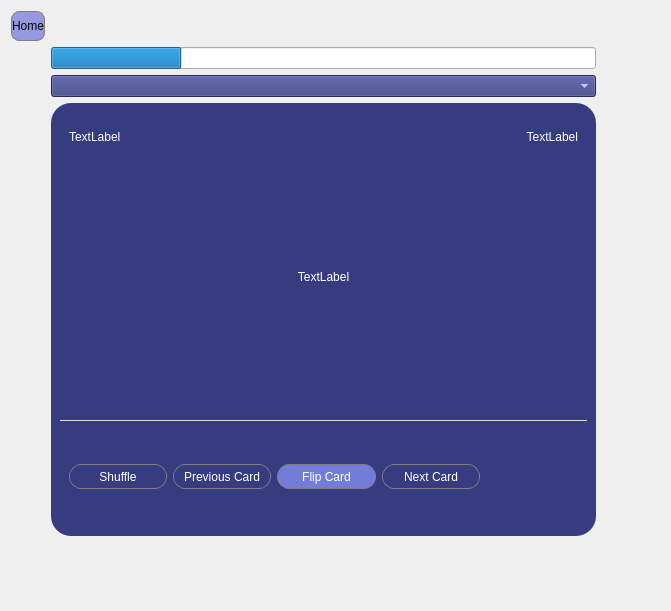
<?xml version="1.0" encoding="UTF-8"?>
<ui version="4.0">
 <class>FlashCardStudy</class>
 <widget class="QWidget" name="FlashCardStudy">
  <property name="geometry">
   <rect>
    <x>0</x>
    <y>0</y>
    <width>671</width>
    <height>611</height>
   </rect>
  </property>
  <property name="sizePolicy">
   <sizepolicy hsizetype="Expanding" vsizetype="Expanding">
    <horstretch>0</horstretch>
    <verstretch>0</verstretch>
   </sizepolicy>
  </property>
  <property name="minimumSize">
   <size>
    <width>671</width>
    <height>563</height>
   </size>
  </property>
  <property name="maximumSize">
   <size>
    <width>1395</width>
    <height>723</height>
   </size>
  </property>
  <property name="windowTitle">
   <string>Form</string>
  </property>
  <property name="styleSheet">
   <string notr="true">background-color: qlineargradient(
    x1: 0, y1: 1,   /* Start at bottom */
    x2: 0, y2: 0,   /* End at top */
    stop: 0 #454545,
    stop: 1 #100328
);k
border: 1px black;</string>
  </property>
  <layout class="QGridLayout" name="gridLayout">
   <property name="rightMargin">
    <number>75</number>
   </property>
   <property name="bottomMargin">
    <number>75</number>
   </property>
   <item row="1" column="2">
    <widget class="QProgressBar" name="progressBar">
     <property name="styleSheet">
      <string notr="true">QProgressBar{color: white;}</string>
     </property>
     <property name="value">
      <number>24</number>
     </property>
    </widget>
   </item>
   <item row="4" column="2">
    <widget class="QWidget" name="widget" native="true">
     <property name="sizePolicy">
      <sizepolicy hsizetype="Expanding" vsizetype="Expanding">
       <horstretch>0</horstretch>
       <verstretch>0</verstretch>
      </sizepolicy>
     </property>
     <property name="maximumSize">
      <size>
       <width>1250</width>
       <height>1500</height>
      </size>
     </property>
     <property name="styleSheet">
      <string notr="true">QWidget#line {
    background-color: #E1D9D1;
    height: 0.5px;
}

QWidget {
background-color: #373B80;
border-radius: 20px;
}
</string>
     </property>
     <layout class="QVBoxLayout" name="verticalLayout">
      <item>
       <widget class="QFrame" name="frame">
        <property name="sizePolicy">
         <sizepolicy hsizetype="Expanding" vsizetype="Expanding">
          <horstretch>0</horstretch>
          <verstretch>0</verstretch>
         </sizepolicy>
        </property>
        <property name="maximumSize">
         <size>
          <width>16777215</width>
          <height>50</height>
         </size>
        </property>
        <property name="styleSheet">
         <string notr="true">QLineEdit{
    background-color: #E1D9D1;
    height: 0.5px;
}

QWidget {
background-color: #373B80;
border-radius: 20px;
}
 QTextEdit {
    color: white;} </string>
        </property>
        <property name="frameShape">
         <enum>QFrame::Shape::StyledPanel</enum>
        </property>
        <property name="frameShadow">
         <enum>QFrame::Shadow::Raised</enum>
        </property>
        <layout class="QHBoxLayout" name="horizontalLayout">
         <item>
          <widget class="QLabel" name="lblSetName">
           <property name="sizePolicy">
            <sizepolicy hsizetype="Expanding" vsizetype="Expanding">
             <horstretch>0</horstretch>
             <verstretch>0</verstretch>
            </sizepolicy>
           </property>
           <property name="maximumSize">
            <size>
             <width>200</width>
             <height>16777215</height>
            </size>
           </property>
           <property name="styleSheet">
            <string notr="true">color: white;</string>
           </property>
           <property name="text">
            <string>TextLabel</string>
           </property>
          </widget>
         </item>
         <item>
          <spacer name="horizontalSpacer">
           <property name="orientation">
            <enum>Qt::Orientation::Horizontal</enum>
           </property>
           <property name="sizeType">
            <enum>QSizePolicy::Policy::Fixed</enum>
           </property>
           <property name="sizeHint" stdset="0">
            <size>
             <width>3000</width>
             <height>20</height>
            </size>
           </property>
          </spacer>
         </item>
         <item>
          <widget class="QLabel" name="lblNumberOfFlashcards">
           <property name="sizePolicy">
            <sizepolicy hsizetype="Expanding" vsizetype="Expanding">
             <horstretch>0</horstretch>
             <verstretch>0</verstretch>
            </sizepolicy>
           </property>
           <property name="maximumSize">
            <size>
             <width>100</width>
             <height>16777215</height>
            </size>
           </property>
           <property name="styleSheet">
            <string notr="true">color: white;</string>
           </property>
           <property name="text">
            <string>TextLabel</string>
           </property>
           <property name="alignment">
            <set>Qt::AlignmentFlag::AlignRight|Qt::AlignmentFlag::AlignTrailing|Qt::AlignmentFlag::AlignVCenter</set>
           </property>
          </widget>
         </item>
        </layout>
       </widget>
      </item>
      <item>
       <spacer name="verticalSpacer_2">
        <property name="orientation">
         <enum>Qt::Orientation::Vertical</enum>
        </property>
        <property name="sizeType">
         <enum>QSizePolicy::Policy::Fixed</enum>
        </property>
        <property name="sizeHint" stdset="0">
         <size>
          <width>20</width>
          <height>1</height>
         </size>
        </property>
       </spacer>
      </item>
      <item>
       <widget class="QWidget" name="widget_2" native="true">
        <property name="sizePolicy">
         <sizepolicy hsizetype="Expanding" vsizetype="Expanding">
          <horstretch>0</horstretch>
          <verstretch>0</verstretch>
         </sizepolicy>
        </property>
        <property name="maximumSize">
         <size>
          <width>16777215</width>
          <height>3000</height>
         </size>
        </property>
        <property name="styleSheet">
         <string notr="true">backround-color:  #E1D9D1;</string>
        </property>
        <layout class="QVBoxLayout" name="verticalLayout_2">
         <item>
          <widget class="QWidget" name="widget_3" native="true">
           <layout class="QVBoxLayout" name="verticalLayout_3">
            <item>
             <widget class="QLabel" name="lblCard">
              <property name="styleSheet">
               <string notr="true">QLabel{color: white}</string>
              </property>
              <property name="text">
               <string>TextLabel</string>
              </property>
              <property name="alignment">
               <set>Qt::AlignmentFlag::AlignCenter</set>
              </property>
             </widget>
            </item>
           </layout>
          </widget>
         </item>
         <item>
          <spacer name="verticalSpacer_3">
           <property name="orientation">
            <enum>Qt::Orientation::Vertical</enum>
           </property>
           <property name="sizeType">
            <enum>QSizePolicy::Policy::Fixed</enum>
           </property>
           <property name="sizeHint" stdset="0">
            <size>
             <width>20</width>
             <height>30</height>
            </size>
           </property>
          </spacer>
         </item>
        </layout>
       </widget>
      </item>
      <item>
       <widget class="Line" name="line">
        <property name="sizePolicy">
         <sizepolicy hsizetype="Expanding" vsizetype="Expanding">
          <horstretch>0</horstretch>
          <verstretch>0</verstretch>
         </sizepolicy>
        </property>
        <property name="maximumSize">
         <size>
          <width>16777215</width>
          <height>1</height>
         </size>
        </property>
        <property name="styleSheet">
         <string notr="true">color: gray;</string>
        </property>
        <property name="lineWidth">
         <number>1</number>
        </property>
        <property name="midLineWidth">
         <number>0</number>
        </property>
        <property name="orientation">
         <enum>Qt::Orientation::Horizontal</enum>
        </property>
       </widget>
      </item>
      <item>
       <widget class="QFrame" name="frame_2">
        <property name="sizePolicy">
         <sizepolicy hsizetype="Expanding" vsizetype="Expanding">
          <horstretch>0</horstretch>
          <verstretch>0</verstretch>
         </sizepolicy>
        </property>
        <property name="maximumSize">
         <size>
          <width>16777215</width>
          <height>100</height>
         </size>
        </property>
        <property name="frameShape">
         <enum>QFrame::Shape::StyledPanel</enum>
        </property>
        <property name="frameShadow">
         <enum>QFrame::Shadow::Raised</enum>
        </property>
        <layout class="QHBoxLayout" name="horizontalLayout_2">
         <item>
          <spacer name="horizontalSpacer_2">
           <property name="orientation">
            <enum>Qt::Orientation::Horizontal</enum>
           </property>
           <property name="sizeType">
            <enum>QSizePolicy::Policy::Fixed</enum>
           </property>
           <property name="sizeHint" stdset="0">
            <size>
             <width>0</width>
             <height>20</height>
            </size>
           </property>
          </spacer>
         </item>
         <item>
          <widget class="QPushButton" name="btnShuffle">
           <property name="sizePolicy">
            <sizepolicy hsizetype="Expanding" vsizetype="Fixed">
             <horstretch>0</horstretch>
             <verstretch>0</verstretch>
            </sizepolicy>
           </property>
           <property name="maximumSize">
            <size>
             <width>3000</width>
             <height>25</height>
            </size>
           </property>
           <property name="styleSheet">
            <string notr="true">QPushButton {
color: white;
border-radius: 12px;
border: 1px solid gray;
}
QPushButton:hover {
    background-color: rgba(255, 255, 255, 30);  /* light white overlay */
    border: 1px solid rgba(255, 255, 255, 120); /* stronger border on hover */
    border-radius: 12px;
}
</string>
           </property>
           <property name="text">
            <string>Shuffle</string>
           </property>
          </widget>
         </item>
         <item>
          <widget class="QPushButton" name="btnPrevious">
           <property name="sizePolicy">
            <sizepolicy hsizetype="Expanding" vsizetype="Expanding">
             <horstretch>0</horstretch>
             <verstretch>0</verstretch>
            </sizepolicy>
           </property>
           <property name="maximumSize">
            <size>
             <width>3000</width>
             <height>25</height>
            </size>
           </property>
           <property name="styleSheet">
            <string notr="true">QPushButton {
color: white;
border-radius: 12px;
border: 1px solid gray;
}
QPushButton:hover {
    background-color: rgba(255, 255, 255, 30);  /* light white overlay */
    border: 1px solid rgba(255, 255, 255, 120); /* stronger border on hover */
    border-radius: 12px;
}
</string>
           </property>
           <property name="text">
            <string>Previous Card</string>
           </property>
          </widget>
         </item>
         <item>
          <widget class="QPushButton" name="btnFlip">
           <property name="sizePolicy">
            <sizepolicy hsizetype="Expanding" vsizetype="Expanding">
             <horstretch>0</horstretch>
             <verstretch>0</verstretch>
            </sizepolicy>
           </property>
           <property name="maximumSize">
            <size>
             <width>16777215</width>
             <height>25</height>
            </size>
           </property>
           <property name="styleSheet">
            <string notr="true">QPushButton {
color: white;
border-radius: 12px;
border: 1px solid gray;
background-color:  #737DD9;
}
QPushButton:hover {
    background-color: rgba(255, 255, 255, 30);  /* light white overlay */
    border: 1px solid rgba(255, 255, 255, 120); /* stronger border on hover */
    border-radius: 12px;
}</string>
           </property>
           <property name="text">
            <string>Flip Card</string>
           </property>
           <property name="icon">
            <iconset resource="../resources.qrc">
             <normaloff>:/icons/images/output-onlinepngtools.png</normaloff>:/icons/images/output-onlinepngtools.png</iconset>
           </property>
          </widget>
         </item>
         <item>
          <widget class="QPushButton" name="btnNext">
           <property name="sizePolicy">
            <sizepolicy hsizetype="Expanding" vsizetype="Expanding">
             <horstretch>0</horstretch>
             <verstretch>0</verstretch>
            </sizepolicy>
           </property>
           <property name="maximumSize">
            <size>
             <width>16777215</width>
             <height>25</height>
            </size>
           </property>
           <property name="styleSheet">
            <string notr="true">QPushButton {
color: white;
border-radius: 12px;
border: 1px solid gray;
}
QPushButton:hover {
    background-color: rgba(255, 255, 255, 30);  /* light white overlay */
    border: 1px solid rgba(255, 255, 255, 120); /* stronger border on hover */
    border-radius: 12px;
}

QPushButton:pressed {
    background-color: rgba(255, 255, 255, 50);
}
</string>
           </property>
           <property name="text">
            <string>Next Card</string>
           </property>
           <property name="checkable">
            <bool>false</bool>
           </property>
          </widget>
         </item>
         <item>
          <spacer name="horizontalSpacer_3">
           <property name="orientation">
            <enum>Qt::Orientation::Horizontal</enum>
           </property>
           <property name="sizeHint" stdset="0">
            <size>
             <width>40</width>
             <height>20</height>
            </size>
           </property>
          </spacer>
         </item>
        </layout>
       </widget>
      </item>
     </layout>
    </widget>
   </item>
   <item row="2" column="2">
    <widget class="QComboBox" name="setCombo">
     <property name="styleSheet">
      <string notr="true">QComboBox {color: white; background-color: #373B80;} QComboBox QAbstractItemView {color: white;background-color: #373B80;}</string>
     </property>
    </widget>
   </item>
   <item row="0" column="0">
    <widget class="QPushButton" name="btnHome">
     <property name="sizePolicy">
      <sizepolicy hsizetype="Expanding" vsizetype="Expanding">
       <horstretch>0</horstretch>
       <verstretch>0</verstretch>
      </sizepolicy>
     </property>
     <property name="maximumSize">
      <size>
       <width>1000</width>
       <height>30</height>
      </size>
     </property>
     <property name="styleSheet">
      <string notr="true">QPushButton {
color: black;
border-radius: 8px;
border: 1px solid gray;
background-color: #9699E0;
}
QPushButton:hover {
background-color: rgba(173, 216, 230, 80);
    border: 1px solid rgba(255, 255, 255, 120); /* stronger border on hover */
    border-radius: 8px;
}</string>
     </property>
     <property name="text">
      <string>Home</string>
     </property>
     <property name="icon">
      <iconset resource="../resources.qrc">
       <normaloff>:/icons/images/home.png</normaloff>:/icons/images/home.png</iconset>
     </property>
    </widget>
   </item>
   <item row="1" column="0">
    <spacer name="verticalSpacer">
     <property name="orientation">
      <enum>Qt::Orientation::Vertical</enum>
     </property>
     <property name="sizeType">
      <enum>QSizePolicy::Policy::Fixed</enum>
     </property>
     <property name="sizeHint" stdset="0">
      <size>
       <width>20</width>
       <height>20</height>
      </size>
     </property>
    </spacer>
   </item>
  </layout>
 </widget>
 <resources>
  <include location="../resources.qrc"/>
 </resources>
 <connections/>
</ui>
